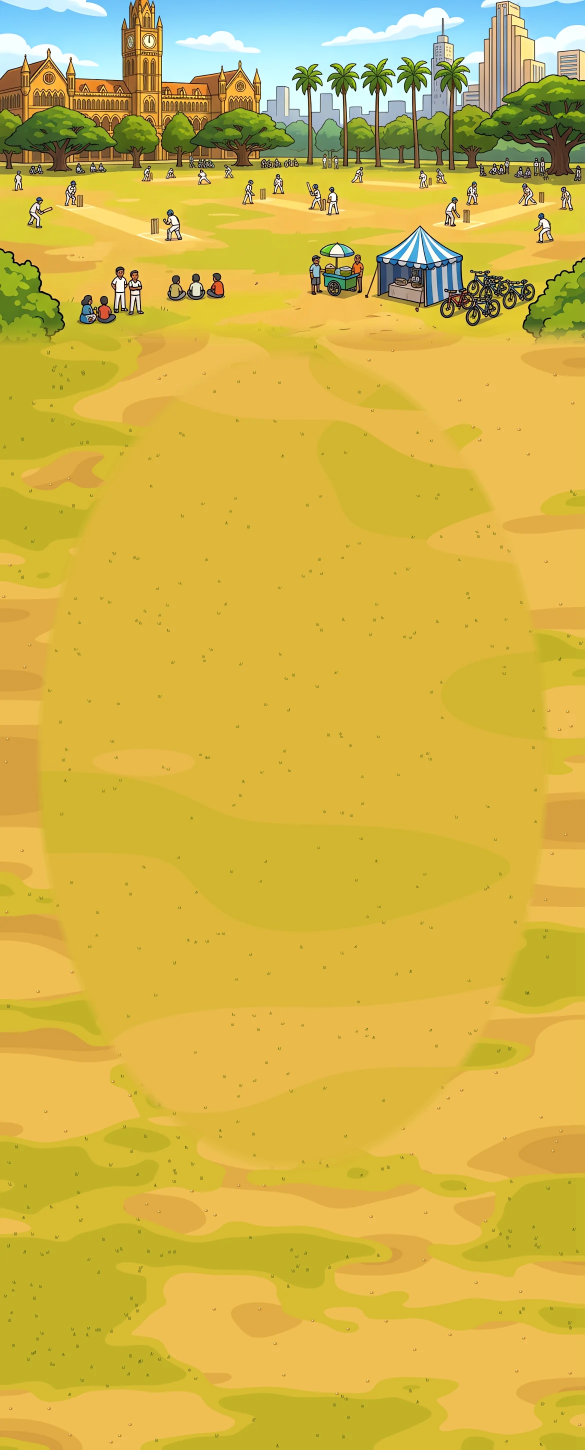
#> input picture assets/maidan/plate.webp, 1170 x 2900 px, given in place of plate.png, which was not available (shown at 1/2 size)
$ python fit.py
#> lines starting #> are read from the running program, lines starting #| are printed output that depends on the picture; after the words box and inside, x2 and y2 are one past the last pixel; in counts of white or black regions, pixels touching at a corner belong together; long printed decimals are rounded; pictures that were not available may be replaced by others from this repository, and a replacement may not be noted
# Maidan: the painted ring of boundary stones is already close to the game's oval, so we scale evenly to cover
# the screen and nudge only the field area (a few px) so the stone ring sits exactly on the coded boundary.
import cv2, numpy as np
from scipy.ndimage import median_filter
src=cv2.imread('plate.png'); sh,sw=src.shape[:2]
#> further down, src is the input picture: shape (2900, 1170, 3); mean B, G, R 71.6, 180.5, 209.9
#> after `sh, sw = src.shape[:2]`: sh = 2900; sw = 1170
hsv=cv2.cvtColor(src,cv2.COLOR_BGR2HSV)
#> hsv: shape (2900, 1170, 3); mean H, S, V 28, 176, 215
white=((hsv[...,1]<50)&(hsv[...,2]>200)).astype(np.uint8)
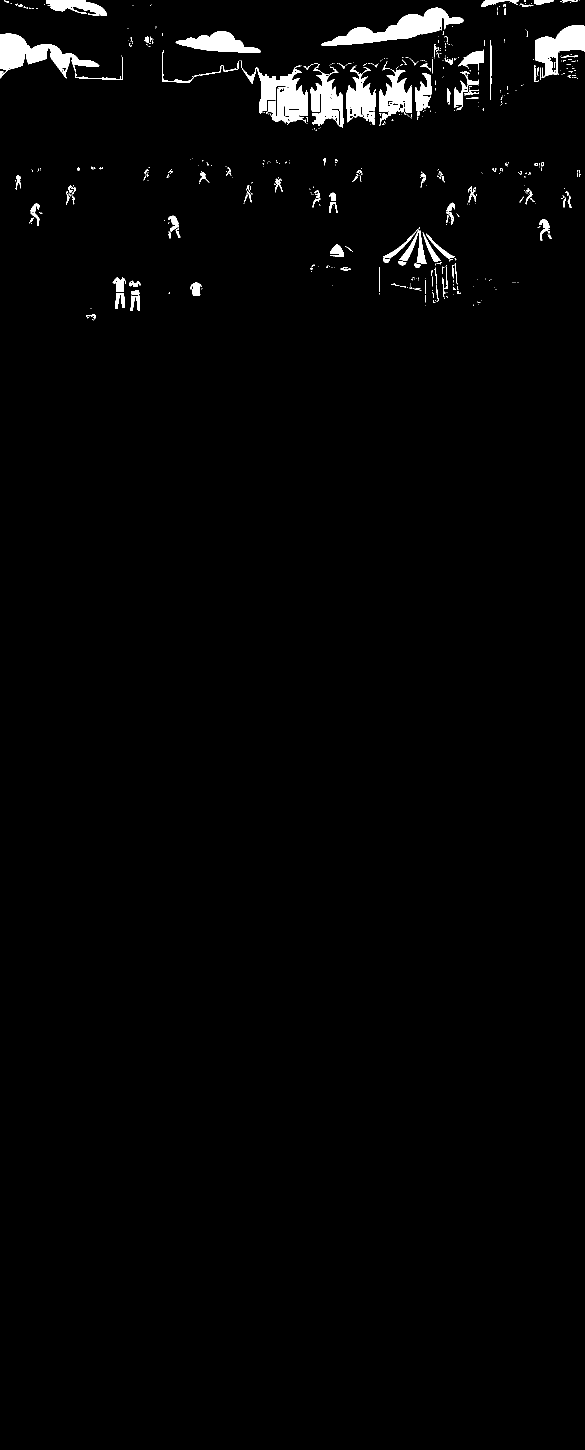
#> white: shape (2900, 1170) (shown at 1/2 size); values 0 (black) and 1 (white), 1.8% white; 555 white regions (422 under 20 px), largest, box (x1, y1, x2, y2) and area: (642, 15, 928, 92) 7772, (0, 67, 199, 157) 6880, (1070, 50, 1170, 153) 5091
cx0,cy0=384,806
N=720; th=np.linspace(0,2*np.pi,N,endpoint=False); g=np.zeros(N)
for i,t in enumerate(th):
    dx,dy=np.cos(t),np.sin(t); found=0
    for r in range(150,700):
        x,y=int(cx0+dx*r),int(cy0+dy*r)
        if not(0<=x<sw and 0<=y<sh): break
        if white[y,x]: found=r; break
    g[i]=found
g=median_filter(g,size=31,mode='wrap'); g=np.convolve(np.r_[g[-6:],g,g[:6]],np.ones(7)/7,'same')[6:-6]
g=g+5                                   # centre of the stone ring (stones ~10px wide)
print('ring radius range',g.min(),g.max())
big=cv2.imread('/tmp/claude-0/sp/maidan_x4.png'); S4=big.shape[0]/sh
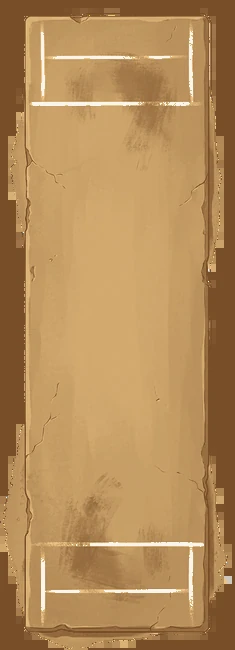
#> input picture assets/maidan/pitch.webp, 235 x 650 px, given in place of maidan_x4.png, which was not available
#> further down, big is the input picture: shape (650, 235, 3); mean B, G, R 88.6, 139.5, 179.9
#> after `S4 = big.shape[0] / sh`: S4 = 0.224
OW,OH=1170,2532; sc=max(OW/sw,OH/sh); ox=(sw*sc-OW)/2; oy=(sh*sc-OH)/2
#> after `sc = max(OW / sw, OH / sh)`: sc = 1
#> after `ox = (sw * sc - OW) / 2`: ox = 0
#> after `oy = (sh * sc - OH) / 2`: oy = 184
cx,cy=OW/2,0.60*OH; RX,RY=0.46*OW,0.335*OH
yy,xx=np.mgrid[0:OH,0:OW].astype(np.float32)
# plain even scale (source coords)
px=(xx+ox)/sc; py=(yy+oy)/sc
# where the painted ring centre lands on screen, per angle (around the painted centre mapped to screen)
pcx,pcy=cx0*sc-ox, cy0*sc-oy
#> pcx = 384; pcy = 622
dx,dy=xx-cx,yy-cy; ang=np.mod(np.arctan2(dy,dx),2*np.pi); rho=np.hypot(dx,dy)
e=1/np.sqrt((np.cos(ang)/RX)**2+(np.sin(ang)/RY)**2)
idx=(ang/(2*np.pi)*N).astype(int)%N; gs=g[idx]*sc     # painted ring radius in screen px (approx, around shifted centre)
u=rho/e; band=0.25
w=np.clip((u-1)/band,0,1); w=w*w*(3-2*w)
srad=np.where(u<=1,u*gs,gs+(rho-e)*((e*(1+band)-gs)/(e*band)))
qx=(pcx+np.cos(ang)*srad+ox)/sc; qy=(pcy+np.sin(ang)*srad+oy)/sc
#> after `qx = (pcx + np.cos(ang) * srad + ox) / sc`:
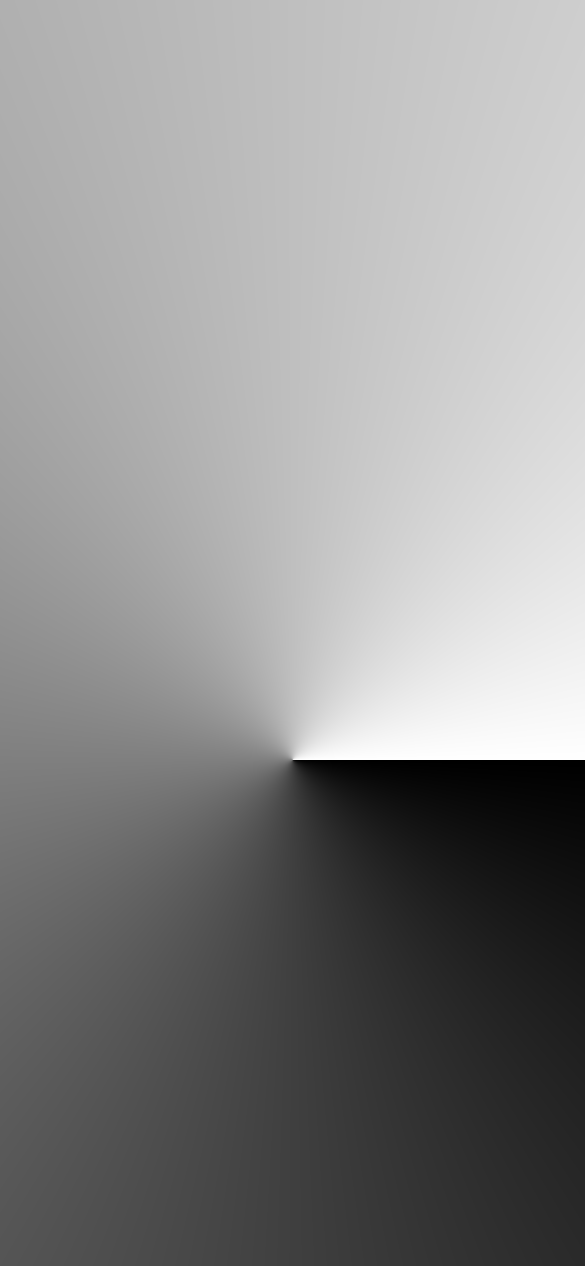
#> ang: shape (2532, 1170) float32 (shown at 1/2 size); min 0.00137, max 6.28, mean 3.46; drawn with min black and max white
mx=(qx*(1-w)+px*w)*S4; my=(qy*(1-w)+py*w)*S4
out=cv2.remap(big,mx.astype(np.float32),my.astype(np.float32),cv2.INTER_AREA if False else cv2.INTER_LINEAR,borderMode=cv2.BORDER_REPLICATE)
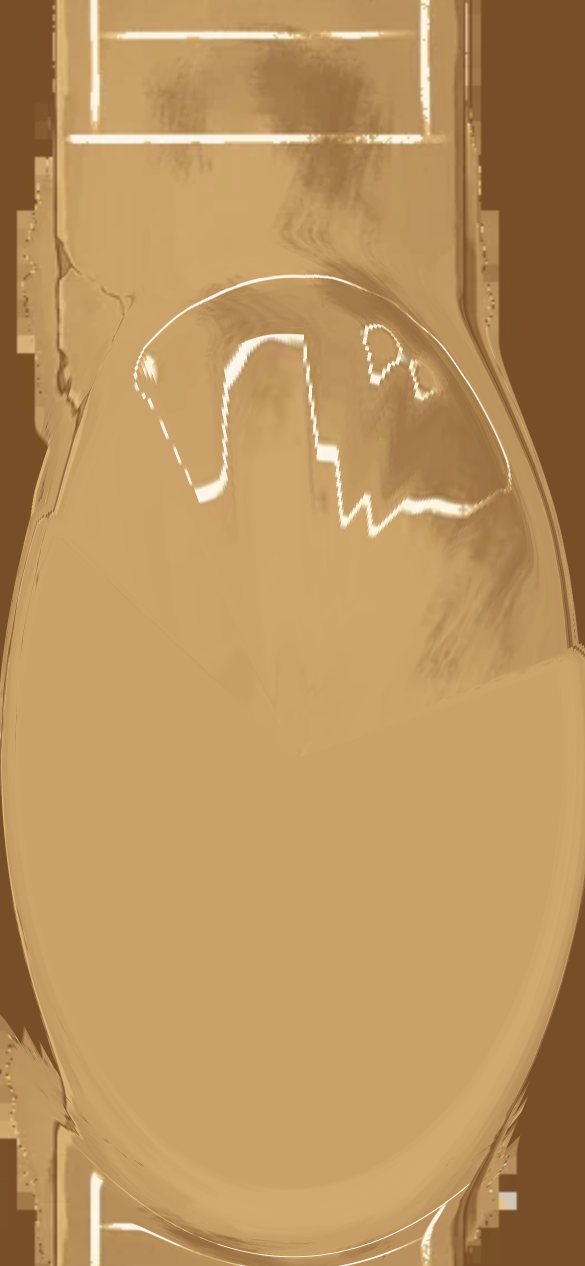
#> out: shape (2532, 1170, 3) (shown at 1/2 size); mean B, G, R 94.4, 146.8, 187.2
cv2.imwrite('plate_fit.png',out)
chk=cv2.resize(out,(390,844),interpolation=cv2.INTER_AREA); cv2.ellipse(chk,(195,int(0.6*844)),(int(0.46*390),int(0.335*844)),0,0,360,(255,0,255),1)
#> after `chk = cv2.resize(out, (390, 844), interpolation=cv2.INTER_AREA)`:
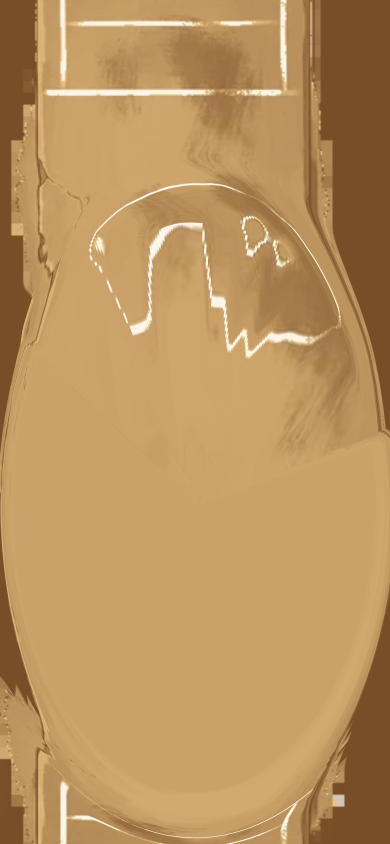
#> chk: shape (844, 390, 3); mean B, G, R 94.4, 146.8, 187.2
#> after `cv2.ellipse(chk, (195, int(0.6 * 844)), (int(0.46 * 390), int(0.335 * `:
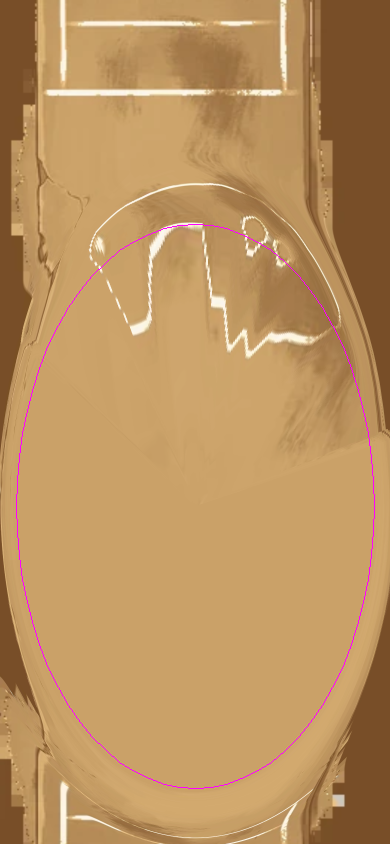
#> chk: shape (844, 390, 3); 0.41% of pixels changed, all inside (x1, y1, x2, y2) = (16, 224, 375, 789)
cv2.imwrite('/tmp/claude-0/sp/mfit.jpg',chk); print('scale',sc,'max nudge %', float(np.abs(gs/e-1).max()*100))
#| scale 1.0 max nudge % 99.411
